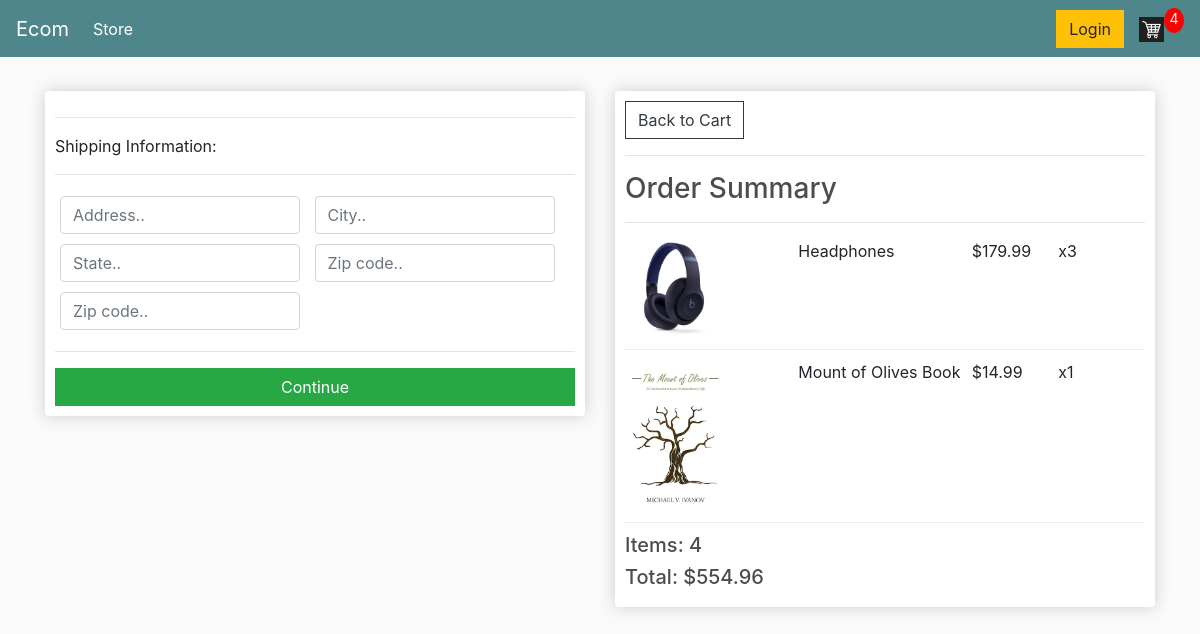
The page /checkout/ (signed in) on the database its author committed.
### store/models.py (models this page shows, shortened)
class OrderItem(models.Model):
    product = models.ForeignKey(Product, on_delete = models.SET_NULL, null = True)
    order = models.ForeignKey(Order, on_delete=models.SET_NULL, null=True)
    quantity = models.IntegerField(default=0,null=True, blank=True)
    date_added = models.DateTimeField(auto_now_add=True)
    @property
    def get_total(self):
        total = self.product.price * self.quantity
        return total

class Product(models.Model):
    name = models.CharField(max_length=60)
    price = models.DecimalField(max_digits=8,decimal_places=2)
    digital = models.BooleanField(default=False, null=True, blank = True)
    image = models.ImageField(null = True, blank = True)
    @property
    def ImageURL(self):
        try:
            url = self.image.url
        except:
            url = ''
        return url

class Order(models.Model):
    customer = models.ForeignKey(Customer, on_delete=models.SET_NULL, null = True, blank = True)
    date_ordered = models.DateTimeField(auto_now_add= True)
    complete = models.BooleanField(default = False)
    transaction_id = models.CharField(max_length = 100, null=True)
    @property
    def shipping(self):
        shipping = False
        items = self.orderitem_set.all()
        for i in items:
            if i.product.digital == False:
                shipping = True
        return shipping
    @property
    def get_cart_total(self):
        orderitems = self.orderitem_set.all()
        total = sum([item.get_total for item in orderitems])
        return total
    @property
    def get_cart_items(self):
        orderitems = self.orderitem_set.all()
        total_count = sum([item.quantity for item in orderitems])
        return total_count

### store/views.py (the view)
# urls.py: path('checkout/', views.checkout, name="checkout"),
@csrf_exempt
def checkout(request):
    Data = cartData(request)
    items = Data['items']
    order = Data['order']
    cartItems = Data['cartItems']
    context= {'items':items, 'order':order,'cartItems':cartItems}
    return render(request,'store/checkout.html',context)

### store/utils.py (called while the page is built)
def cartData(request):
    if request.user.is_authenticated:
        customer = request.user.customer
        order,created = Order.objects.get_or_create(customer=customer,complete= False)
        items = order.orderitem_set.all()
        cartItems = order.get_cart_items
    else:
        cookieData = cookieCart(request)
        items = cookieData['items']
        order = cookieData['order']
        cartItems = cookieData['cartItems']
    return {'items':items, 'order':order, 'cartItems':cartItems}

### store/templates/store/checkout.html (shortened to what this page needs)
{% extends 'store/main.html' %}
{% load static %}
{% block content %}
     <div class="row">
		<div class="col-lg-6">
			<div class="box-element" id="form-wrapper">
				<form id="form">
					<div id="shipping-info">
						<hr>
						<p>Shipping Information:</p>
						<hr>
						<div class="form-field">
							<input class="form-control" type="text" name="address" placeholder="Address..">
						</div>
						<div class="form-field">
							<input class="form-control" type="text" name="city" placeholder="City..">
						</div>
						<div class="form-field">
							<input class="form-control" type="text" name="state" placeholder="State..">
						</div>
						<div class="form-field">
							<input class="form-control" type="text" name="zipcode" placeholder="Zip code..">
						</div>
						<div class="form-field">
							<input class="form-control" type="text" name="country" placeholder="Zip code..">
						</div>
					</div>
					<hr>
					<input id="form-button" class="btn btn-success btn-block" type="submit" value="Continue">
				</form>
			</div>
			<br>
		</div>
		<div class="col-lg-6">
			<div class="box-element">
				<a  class="btn btn-outline-dark" href="{% url 'cart' %}"> Back to Cart</a>
				<hr>
				<h3>Order Summary</h3>
				<hr>
				{% for item in items %}
				<div class="cart-row">
					<div style="flex:2"><img class="row-image" src="{{ item.product.ImageURL }}"></div>
					<div style="flex:2"><p>{{item.product.name}}</p></div>
					<div style="flex:1"><p>${{item.product.price|floatformat:2}}</p></div>
					<div style="flex:1"><p>x{{item.quantity}}</p></div>
				</div>
				{% endfor %}
				<h5>Items:   {{order.get_cart_items}}</h5>
				<h5>Total:   ${{order.get_cart_total|floatformat:2}}</h5>
			</div>
		</div>
	</div>
{% endblock content %}

### static/css/main.css (style rules this page uses)
body { background-color: hsl(0, 0%, 98%); }
h1,h2,h3,h4,h5,h6 { color:hsl(0, 0%, 30%); }
.box-element { box-shadow:hsl(0, 0%, 80%) 0 0 16px; background-color: #fff; border-radius: 4px; padding: 10px; }
.col-lg-4, .col-lg-6, .col-lg-8, .col-lg-12 { margin-top: 10px; }
.btn { border-radius: 0; }
.row-image { width: 100px; }
.form-field { width:250px; display: inline-block; padding: 5px; }
.cart-row { display: flex; align-items: flex-stretch; padding-bottom: 10px; margin-bottom: 10px; border-bottom: 1px solid #ececec; }

### rows shown on the page
OrderItem: product.ImageURL (picture), product.name "Headphones", product.price "179.99", quantity "3"
OrderItem: product.ImageURL (picture), product.name "Mount of Olives Book", product.price "14.99", quantity "1"
Order: get_cart_items "4", get_cart_total "554.96"

### other values the page prints
{{ cartItems }} "4"
